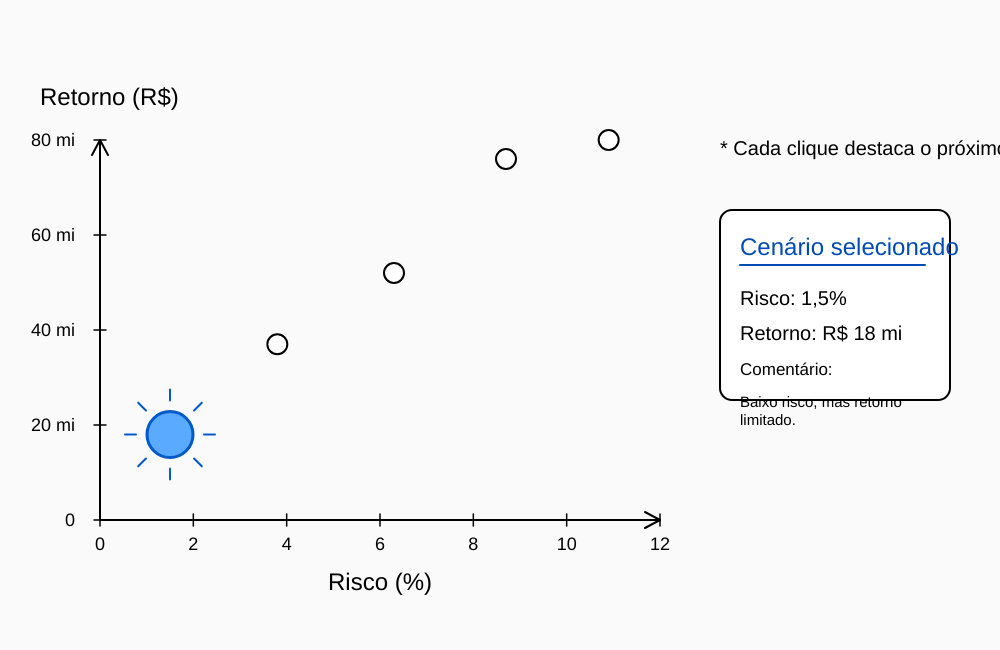
Frame 1 (no input)
Frame 60 (no input): identical to frame 1, image omitted
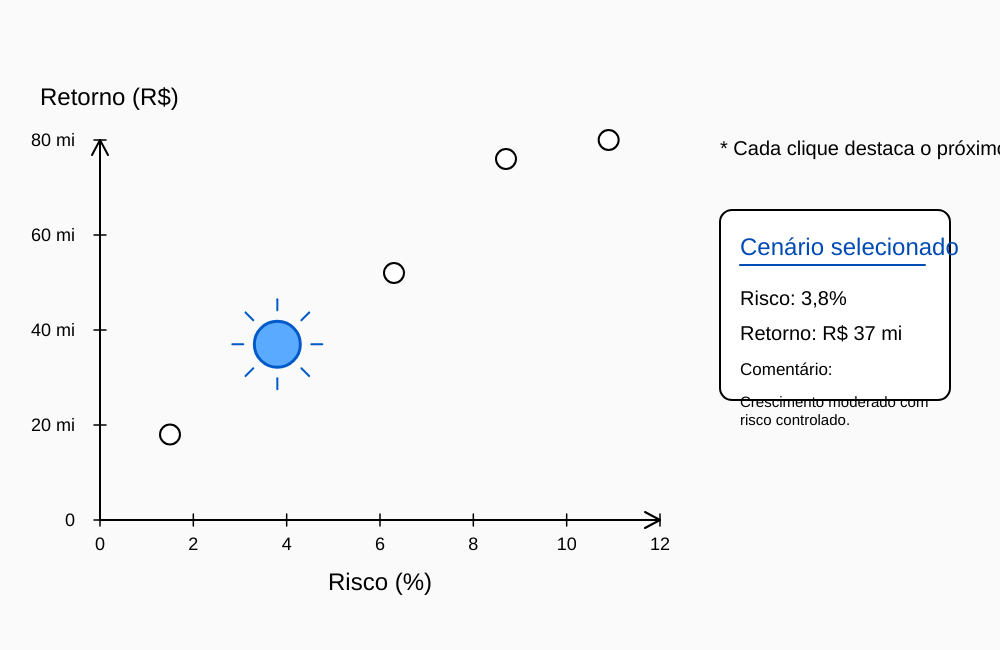
Frame 120 (the mouse pressed at the canvas centre since frame 60)

The p5.js sketch that drew these frames (run headless with seeded random() and noise() and a simulated clock; from frame 60 on, the mouse is pressed at the canvas centre):

// p5.js sketch
// ── sketch.js
let cenarios = [];
let selecionado = 0;

function setup() {
  createCanvas(1000, 650);

  // Cada cenário representa uma política simulada:
  // risco = inadimplência financeira esperada (%)
  // retorno = retorno financeiro esperado (R$ mi)
  cenarios = [
    {
      nome: "Cenário 1",
      risco: 1.5,
      retorno: 18,
      comentario: "Baixo risco, mas retorno limitado."
    },
    {
      nome: "Cenário 2",
      risco: 3.8,
      retorno: 37,
      comentario: "Crescimento moderado com risco controlado."
    },
    {
      nome: "Cenário 3",
      risco: 6.3,
      retorno: 52,
      comentario: "Bom equilíbrio entre risco e retorno."
    },
    {
      nome: "Cenário 4",
      risco: 8.7,
      retorno: 76,
      comentario: "Retorno alto, com maior exposição ao risco."
    },
    {
      nome: "Cenário 5",
      risco: 10.9,
      retorno: 80,
      comentario: "Retorno elevado, porém com risco mais alto."
    }
  ];
}

function draw() {
  background(250);

  desenharGrafico();
  desenharPontos();
  desenharPainel();
  desenharInstrucao();
}

function desenharGrafico() {
  // Área do gráfico
  let x0 = 100;
  let y0 = 520;
  let largura = 560;
  let altura = 380;

  stroke(0);
  strokeWeight(2);

  // Eixo Y
  line(x0, y0, x0, y0 - altura);

  // Eixo X
  line(x0, y0, x0 + largura, y0);

  // Setas dos eixos
  line(x0, y0 - altura, x0 - 8, y0 - altura + 15);
  line(x0, y0 - altura, x0 + 8, y0 - altura + 15);

  line(x0 + largura, y0, x0 + largura - 15, y0 - 8);
  line(x0 + largura, y0, x0 + largura - 15, y0 + 8);

  noStroke();
  fill(0);
  textSize(24);
  textAlign(CENTER);

  // Títulos dos eixos
  text("Risco (%)", x0 + largura / 2, y0 + 70);

  textAlign(LEFT);
  text("Retorno (R$)", x0 - 60, y0 - altura - 35);

  // Marcações eixo X
  textSize(18);
  textAlign(CENTER);
  for (let i = 0; i <= 12; i += 2) {
    let x = map(i, 0, 12, x0, x0 + largura);
    stroke(0);
    strokeWeight(1.5);
    line(x, y0 - 6, x, y0 + 6);

    noStroke();
    fill(0);
    text(i, x, y0 + 30);
  }

  // Marcações eixo Y
  textAlign(RIGHT);
  for (let i = 0; i <= 80; i += 20) {
    let y = map(i, 0, 80, y0, y0 - altura);
    stroke(0);
    strokeWeight(1.5);
    line(x0 - 6, y, x0 + 6, y);

    noStroke();
    fill(0);

    if (i === 0) {
      text("0", x0 - 25, y + 6);
    } else {
      text(i + " mi", x0 - 25, y + 6);
    }
  }
}

function desenharPontos() {
  let x0 = 100;
  let y0 = 520;
  let largura = 560;
  let altura = 380;

  for (let i = 0; i < cenarios.length; i++) {
    let c = cenarios[i];

    let x = map(c.risco, 0, 12, x0, x0 + largura);
    let y = map(c.retorno, 0, 80, y0, y0 - altura);

    if (i === selecionado) {
      // Destaque do cenário selecionado
      stroke(0, 90, 200);
      strokeWeight(3);
      fill(90, 170, 255);
      ellipse(x, y, 46, 46);

      // Pequenas linhas ao redor do ponto destacado
      stroke(0, 90, 200);
      strokeWeight(2);
      for (let a = 0; a < TWO_PI; a += PI / 4) {
        let x1 = x + cos(a) * 34;
        let y1 = y + sin(a) * 34;
        let x2 = x + cos(a) * 45;
        let y2 = y + sin(a) * 45;
        line(x1, y1, x2, y2);
      }
    } else {
      // Pontos comuns
      stroke(0);
      strokeWeight(2);
      fill(255);
      ellipse(x, y, 20, 20);
    }
  }
}

function desenharPainel() {
  let c = cenarios[selecionado];

  let x = 720;
  let y = 210;
  let w = 230;
  let h = 190;

  // Caixa lateral
  stroke(0);
  strokeWeight(2);
  fill(255);
  rect(x, y, w, h, 12);

  // Título
  noStroke();
  fill(0, 75, 180);
  textSize(24);
  textAlign(LEFT);
  text("Cenário selecionado", x + 20, y + 45);

  stroke(0, 75, 180);
  strokeWeight(2);
  line(x + 20, y + 55, x + 205, y + 55);

  // Informações
  noStroke();
  fill(0);
  textSize(20);
  text("Risco: " + c.risco.toFixed(1).replace(".", ",") + "%", x + 20, y + 95);
  text("Retorno: R$ " + c.retorno + " mi", x + 20, y + 130);

  textSize(17);
  text("Comentário:", x + 20, y + 165);

  textSize(15);
  text(c.comentario, x + 20, y + 185, w - 35, 60);
}

function desenharInstrucao() {
  noStroke();
  fill(0);
  textSize(20);
  textAlign(LEFT);
  text("* Cada clique destaca o próximo cenário.", 720, 155);
}

function mousePressed() {
  selecionado++;

  if (selecionado >= cenarios.length) {
    selecionado = 0;
  }
}
